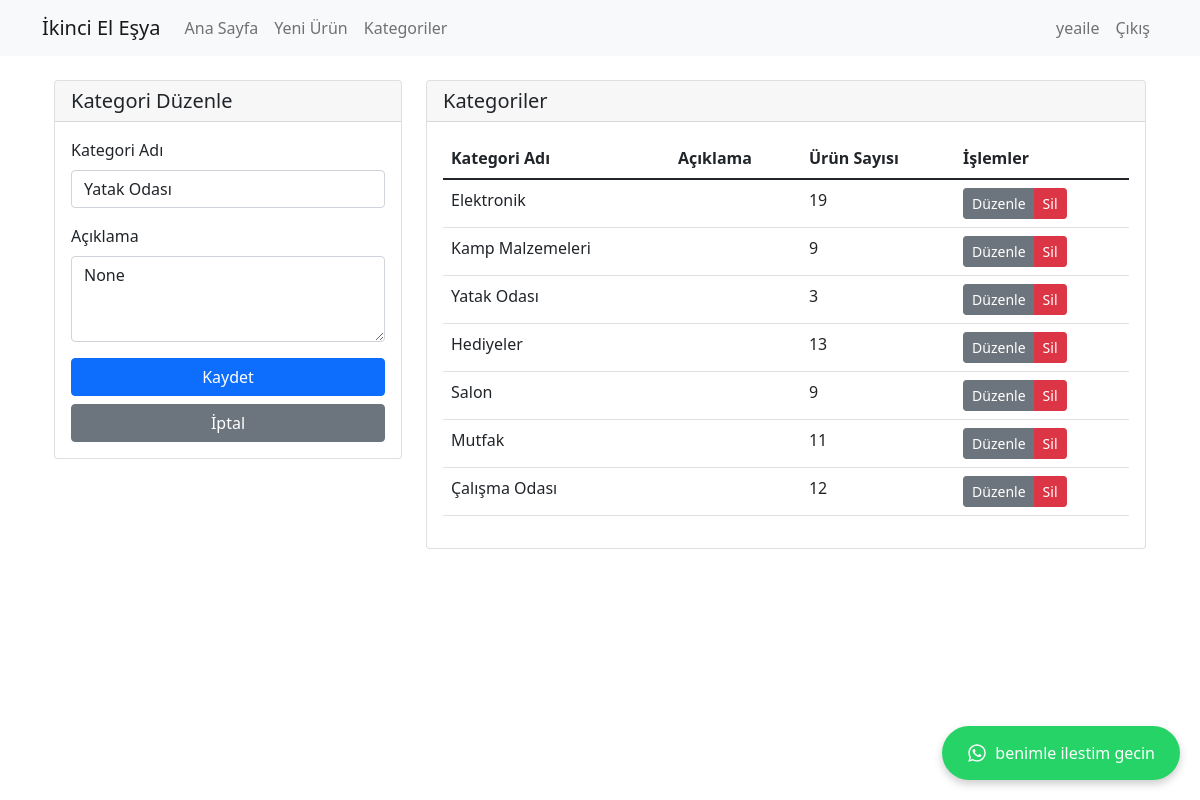
Page /categories/3 (signed in) on the committed database.
### models.py (models this page shows)
class Category(Base):
    __tablename__ = "categories"
    id = Column(Integer, primary_key=True, index=True)
    name = Column(String, unique=True, index=True)
    description = Column(String, nullable=True)
    items = relationship("Item", back_populates="category")

### main.py (the view)
@app.get("/categories/{category_id}")
async def edit_category(request: Request, category_id: int, db: Session = Depends(get_db)):
    user = await get_current_user(request)
    if not user or not user.get("is_admin"):
        raise HTTPException(status_code=403, detail="Not authorized")
    category = db.query(models.Category).filter(models.Category.id == category_id).first()
    if not category:
        raise HTTPException(status_code=404, detail="Category not found")
    categories = db.query(models.Category).all()
    return templates.TemplateResponse("categories.html", {
        "request": request,
        "categories": categories,
        "user": user,
        "edit_category": category
    })

### templates/categories.html (shortened to what this page needs)
{% extends "base.html" %}
{% block content %}
<div class="container">
    <div class="row">
        <div class="col-md-4">
            <div class="card">
                <div class="card-header">
                    <h5 class="card-title mb-0">{% if edit_category %}Kategori Düzenle{% else %}Yeni Kategori Ekle{% endif %}</h5>
                </div>
                <div class="card-body">
                    <form method="POST" action="{% if edit_category %}/categories/{{ edit_category.id }}{% else %}/categories{% endif %}">
                        <div class="mb-3">
                            <label for="name" class="form-label">Kategori Adı</label>
                            <input type="text" class="form-control" id="name" name="name"
                                   value="{{ edit_category.name if edit_category else '' }}" required>
                        </div>
                        <div class="mb-3">
                            <label for="description" class="form-label">Açıklama</label>
                            <textarea class="form-control" id="description" name="description"
                                    rows="3">{{ edit_category.description if edit_category else '' }}</textarea>
                        </div>
                        <div class="d-grid">
                            <button type="submit" class="btn btn-primary">Kaydet</button>
                            {% if edit_category %}
                            <a href="/categories" class="btn btn-secondary mt-2">İptal</a>
                            {% endif %}
                        </div>
                    </form>
                </div>
            </div>
        </div>
        <div class="col-md-8">
            <div class="card">
                <div class="card-header">
                    <h5 class="card-title mb-0">Kategoriler</h5>
                </div>
                <div class="card-body">
                    <div class="table-responsive">
                        <table class="table table-hover">
                            <thead>
                                <tr>
                                    <th>Kategori Adı</th>
                                    <th>Açıklama</th>
                                    <th>Ürün Sayısı</th>
                                    <th>İşlemler</th>
                                </tr>
                            </thead>
                            <tbody>
                                {% for category in categories %}
                                <tr>
                                    <td>{{ category.name }}</td>
                                    <td>{{ category.description or '' }}</td>
                                    <td>{{ category.items|length }}</td>
                                    <td>
                                        <div class="btn-group">
                                            <a href="/categories/{{ category.id }}" class="btn btn-sm btn-secondary">Düzenle</a>
                                            <button type="button" class="btn btn-sm btn-danger"
                                                    onclick="deleteCategory({{ category.id }}, '{{ category.name }}')">
                                                Sil
                                            </button>
                                        </div>
                                    </td>
                                </tr>
                                {% endfor %}
                            </tbody>
                        </table>
                    </div>
                </div>
            </div>
        </div>
    </div>
</div>
{% endblock %}

### rows in the picture
Category: name "Yatak Odası", description "None", items|length "3"
Category: name "Elektronik", items|length "19"
Category: name "Kamp Malzemeleri", items|length "9"
Category: name "Hediyeler", items|length "13"
Category: name "Salon", items|length "9"
Category: name "Mutfak", items|length "11"
Category: name "Çalışma Odası", items|length "12"

### other values in the picture
{{ user.username }} "yeaile"
